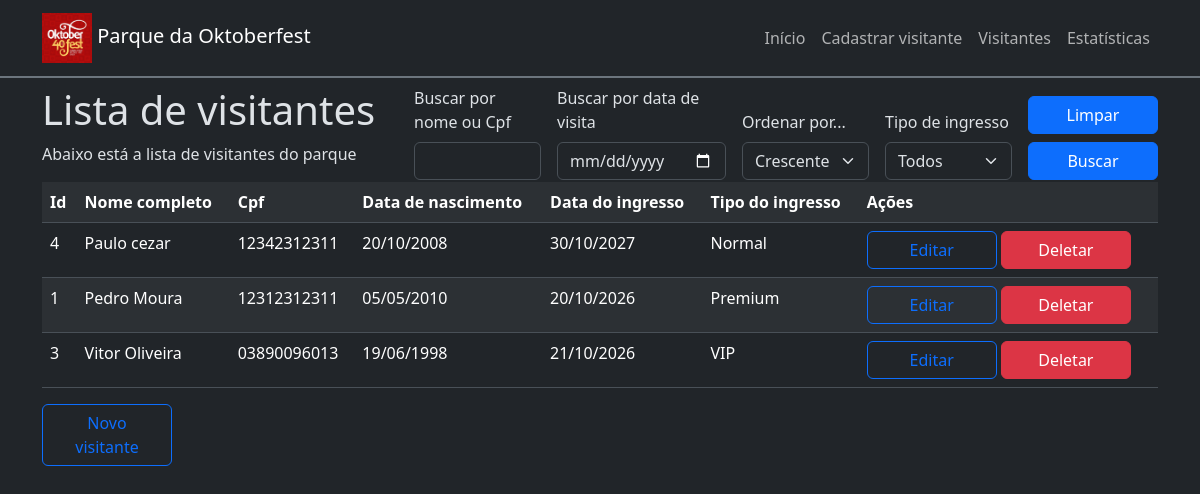
The page /visitors/ on the database as committed earlier.
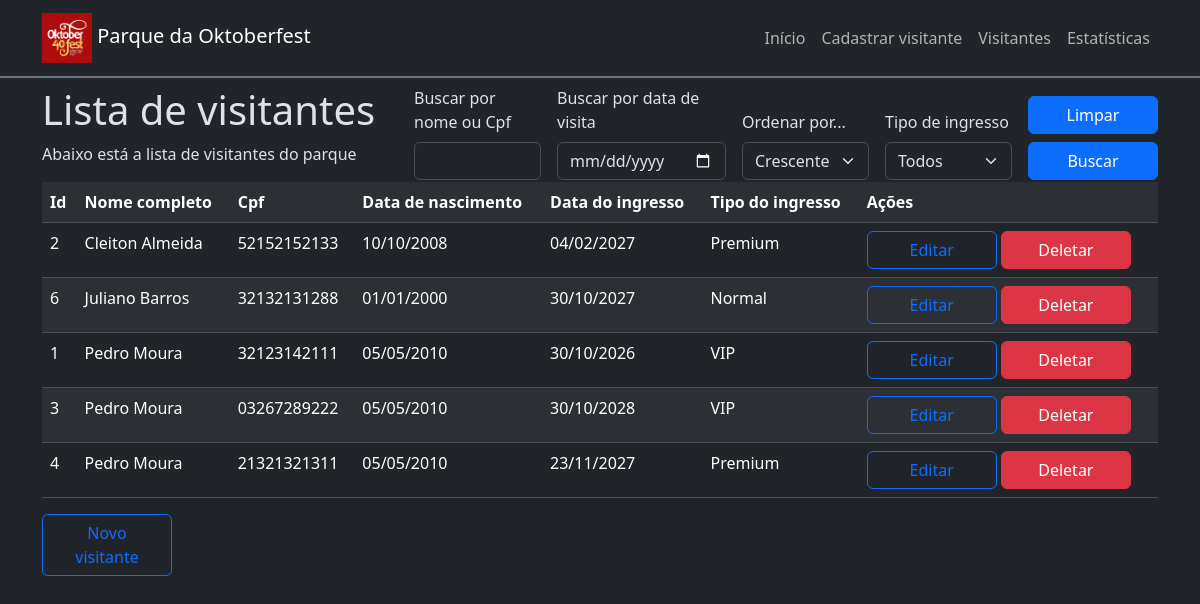
The same page on the database as committed later.
### app/models.py (models this page shows)
class Visitor(models.Model):
    class TicketType(models.IntegerChoices):
        NORMAL = 1, 'Normal'
        VIP = 2, 'VIP'
        PREMIUM = 3, 'Premium'
    first_name = models.CharField(max_length=100)
    last_name = models.CharField(max_length=100)
    cpf = models.CharField(max_length=11)
    birth_date = models.DateField()
    ticket_date = models.DateField()
    ticket_type = models.IntegerField(choices=TicketType.choices)
    ticket_number = models.CharField(255)
    def __str__(self):
        return f'{self.first_name} {self.last_name}'

### app/views.py (the view)
# urls.py: path('visitors/', views.visitors, name='visitors'),
def visitors(request):
    search = request.GET.get('name_or_cpf', '').strip()
    ticket_type = request.GET.get('ticket_type', '')
    search_date = request.GET.get('ticket_date', '')
    order_by_id = request.GET.get('order_by_id','1')
    visitors = Visitor.objects.annotate(
        calculated_age=ExtractYear(Now()) - ExtractYear('birth_date'))
    visitors = visitors.filter(
        Q(first_name__icontains=search)
        | Q(last_name__icontains=search)
        | Q(cpf__icontains=search),
        )
    if order_by_id == '1':
        visitors = visitors.order_by('first_name')
    elif order_by_id == '2':
        visitors = visitors.order_by('first_name').reverse()
    if order_by_id == '3':
        visitors = visitors.order_by('calculated_age').reverse()
    elif order_by_id == '4':
        visitors = visitors.order_by('calculated_age')
    if ticket_type:
        visitors = visitors.filter(ticket_type=ticket_type)
    print(search_date)
    if search_date:
        visitors = visitors.filter(ticket_date=search_date)
    response = {
        'visitors': visitors,
        'search' : search,
        'ticket_type' : ticket_type,
        'ticket_date' : search_date,
        'order_by_id': order_by_id
    }
    print(response)
    return render(request, 'visitors.html', response)

### app/templates/visitors.html (shortened to what this page needs)
{% extends 'base.html' %}
{% block content %}
<div>
    <div class="d-flex">
        <div class="col-4">
            <h1>Lista de visitantes</h1>
            <p>Abaixo está a lista de visitantes do parque</p>
        </div>
        <div class="col">
            <form action="" method="get">
                <div class="d-flex gap-3 align-items-end">
                    <div class="col">
                        <label for="name_or_cpf" class="form-label">Buscar por nome ou Cpf</label>
                        <input type="text" class="form-control" id="name_or_cpf" name="name_or_cpf" value="{{ search }}">
                    </div>
                    <div class="col">
                        <label for="ticket_date" class="form-label">Buscar por data de visita</label>
                        <input type="date" class="form-control" id="ticket_date" name="ticket_date" value="{{ ticket_date }}">
                    </div>
                        <div class="col">
                            <label for="order_name" class="form-label">Ordenar por...</label>
                            <select name="order_by_id" id="order_by_id" class="form-select" >
                                <optgroup label="Ordenar pelo nome">
                                    <option value="1" {% if order_name == "1" %} selected {% endif %}>Crescente</option>
                                </optgroup>
                            </select>
                        </div>
                    <div class="col">
                        <label for="ticket_type" class="form-label">Tipo de ingresso</label>
                        <select name="ticket_type" id="ticket_type" class="form-select">
                            <option value="" {% if ticket_type == "0" %} selected {% endif %}>Todos</option>
                        </select>
                    </div>
                    <div class="col d-flex flex-column row-gap-2">
                        <a href="./" onclick="window.location.reload(true);" class="btn btn-primary btn-custom">Limpar</a>
                        <input type="submit" value="Buscar" class="btn btn-primary btn-custom">
                    </div>
                </div>
            </form>
        </div>
    </div>
    <div class="table-responsive">
        <table class="table table-striped">
            <tr>
                <th>Id</th>
                <th>Nome completo</th>
                <th>Cpf</th>
                <th>Data de nascimento</th>
                <th>Data do ingresso</th>
                <th>Tipo do ingresso</th>
                <th>Ações</th>
            </tr>
            {% for visitor in visitors %}
            <tr>
                <td>{{ visitor.id }}</td>
                <td>{{ visitor.first_name }} {{ visitor.last_name }}</td>
                <td>{{ visitor.cpf }}</td>
                <td>{{ visitor.birth_date|date:"d/m/Y" }}</td>
                <td>{{ visitor.ticket_date|date:"d/m/Y" }}</td>
                <td>{{ visitor.get_ticket_type_display }}</td>
                <td>
                    <a href="./update/{{ visitor.id }}/" class="btn btn-outline-primary btn-custom">Editar</a>
                    <button class="btn btn-danger btn-custom" data-bs-toggle="modal" data-bs-target="#delete_modal"
                        data-visitor-name="{{ visitor.first_name }} {{ visitor.last_name }}"
                        data-visitor-id="{{ visitor.id }}">Deletar</button>
                </td>
            </tr>
            {% endfor %}
        </table>
        <a class="btn btn-outline-primary btn-custom" href="./create/">Novo visitante</a>
    </div>
</div>
{% endblock %}

Rows that differ between the two databases and show on the page:
added Visitor: id "2", first_name "Cleiton", last_name "Almeida", cpf "52152152133", birth_date "10/10/2008", ticket_date "04/02/2027", ticket_type "Premium"
added Visitor: id "6", first_name "Juliano", last_name "Barros", cpf "32132131288", birth_date "01/01/2000", ticket_date "30/10/2027", ticket_type "Normal"
changed Visitor id 1: cpf "12312312311" → "32123142111"; ticket_date "20/10/2026" → "30/10/2026"; ticket_type "Premium" → "VIP"
changed Visitor id 3: first_name "Vitor" → "Pedro"; last_name "Oliveira" → "Moura"; cpf "03890096013" → "03267289222"; birth_date "19/06/1998" → "05/05/2010"; ticket_date "21/10/2026" → "30/10/2028"
changed Visitor id 4: first_name "Paulo" → "Pedro"; last_name "cezar" → "Moura"; cpf "12342312311" → "21321321311"; birth_date "20/10/2008" → "05/05/2010"; ticket_date "30/10/2027" → "23/11/2027"; ticket_type "Normal" → "Premium"; moves down the list
